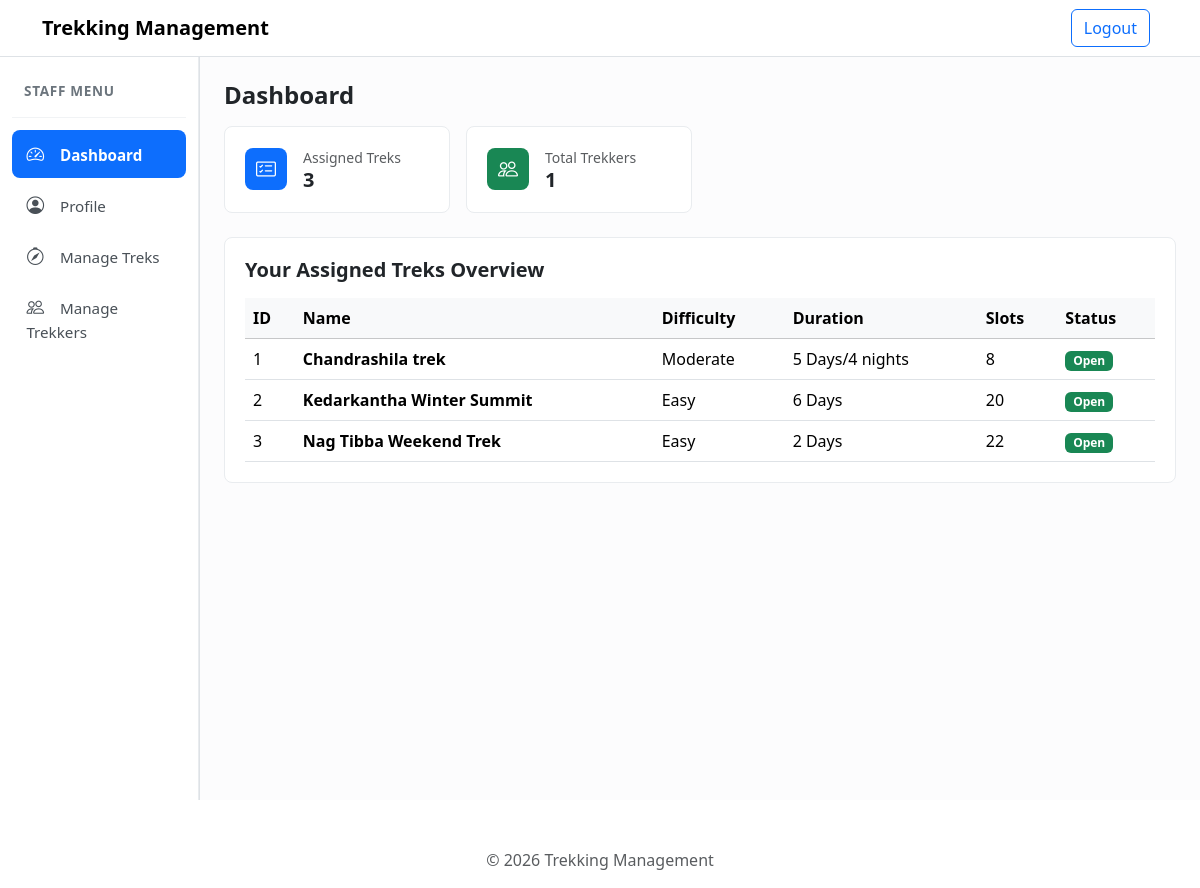
The page /staff-dashboard (signed in) on the database its author committed.
### models.py (models this page shows)
class trek(db.Model):
    id = db.Column(
        db.Integer,
        primary_key=True
    )
    name = db.Column(
        db.String(200),
        nullable=False
    )
    location = db.Column(
        db.String(200),
        nullable=True
    )
    difficulty = db.Column(
        db.String(200),
        nullable=False,
    )
    duration = db.Column(
        db.String(200),
    )
    available_slots = db.Column(
        db.Integer
    )
    assigned_staff_id = db.Column(
        db.Integer,
        db.ForeignKey('user.id'),
        nullable=True
    )
    assigned_staff = db.relationship(
        'User',
        foreign_keys=[assigned_staff_id],
        backref='assigned_treks'
    )
    status = db.Column(
        db.String(200)
    )
    bookings = db.relationship(
        'Booking',
        backref='trek'
    )

### app.py (the view)
@app.route('/staff-dashboard')
def staff_dashboard():
    if 'user_id' not in session:
        return redirect('/login')
    active_tab = request.args.get('tab', 'dashboard')
    user_id = session.get('user_id')
    current_user = User.query.get(user_id)
    assigned_treks = trek.query.filter(trek.assigned_staff_id == user_id).all()
    assigned_trek_ids = [t.id for t in assigned_treks]
    assigned_bookings = Booking.query.filter(Booking.trek_id.in_(assigned_trek_ids)).all()
    return render_template(
        'staff_dashboard.html',
        active_tab = active_tab,
        current_user = current_user,
        assigned_treks = assigned_treks,
        assinged_bookings = assigned_bookings
        )

### templates/staff_dashboard.html (shortened to what this page needs)
{% extends 'base.html' %}
{% block container %}
<div class="container-fluid px-0">
    <div class="row g-0">
        <div class="col-lg-2 col-md-3 border-end bg-white">
            <div class="sidebar-wrapper">
                <div class="sidebar-brand-title">
                    Staff Menu
                </div>
                <div class="sidebar-nav nav flex-column nav-pills" id="staff-tab" role="tablist">
                    <button class="nav-link {% if active_tab == 'dashboard' or not active_tab %}active{% endif %}"
                        id="tab-dashboard" data-bs-toggle="pill" data-bs-target="#content-dashboard" type="button"
                        role="tab"
                        aria-selected="{% if active_tab == 'dashboard' or not active_tab %}true{% else %}false{% endif %}">
                        <span><i class="bi bi-speedometer2"></i> Dashboard</span>
                    </button>
                    <button class="nav-link {% if active_tab == 'profile' %}active{% endif %}" id="tab-profile"
                        data-bs-toggle="pill" data-bs-target="#content-profile" type="button" role="tab"
                        aria-selected="{% if active_tab == 'profile' %}true{% else %}false{% endif %}">
                        <span><i class="bi bi-person-circle"></i> Profile</span>
                    </button>
                    <button
                        class="nav-link {% if active_tab == 'manage-treks' or active_tab == 'assigned-treks' %}active{% endif %}"
                        id="tab-manage-treks" data-bs-toggle="pill" data-bs-target="#content-manage-treks" type="button"
                        role="tab"
                        aria-selected="{% if active_tab == 'manage-treks' or active_tab == 'assigned-treks' %}true{% else %}false{% endif %}">
                        <span><i class="bi bi-compass"></i> Manage Treks</span>
                    </button>
                    <button class="nav-link {% if active_tab == 'manage-trekkers' %}active{% endif %}"
                        id="tab-manage-trekkers" data-bs-toggle="pill" data-bs-target="#content-manage-trekkers"
                        type="button" role="tab"
                        aria-selected="{% if active_tab == 'manage-trekkers' %}true{% else %}false{% endif %}">
                        <span><i class="bi bi-people"></i> Manage Trekkers</span>
                    </button>
                </div>
            </div>
        </div>
        <div class="col-lg-10 col-md-9 p-4 bg-light-subtle">
            <div class="tab-content" id="staff-tabContent">
                <div class="tab-pane fade {% if active_tab == 'dashboard' or not active_tab %}show active{% endif %}"
                    id="content-dashboard" role="tabpanel" aria-labelledby="tab-dashboard">
                    <h4 class="fw-bold mb-3">Dashboard</h4>
                    <div class="row g-3 mb-4">
                        <div class="col-sm-6 col-lg-3">
                            <div class="stat-card">
                                <div class="d-flex align-items-center">
                                    <div class="stat-icon bg-primary text-white me-3">
                                        <i class="bi bi-card-checklist"></i>
                                    </div>
                                    <div>
                                        <div class="text-muted small">Assigned Treks</div>
                                        <h5 class="fw-bold mb-0">{{ assigned_treks|length }}</h5>
                                    </div>
                                </div>
                            </div>
                        </div>
                        <div class="col-sm-6 col-lg-3">
                            <div class="stat-card">
                                <div class="d-flex align-items-center">
                                    <div class="stat-icon bg-success text-white me-3">
                                        <i class="bi bi-people"></i>
                                    </div>
                                    <div>
                                        <div class="text-muted small">Total Trekkers</div>
                                        <h5 class="fw-bold mb-0">{{ assinged_bookings|length }}</h5>
                                    </div>
                                </div>
                            </div>
                        </div>
                    </div>
                    <div class="card-panel">
                        <h5 class="fw-bold mb-3">Your Assigned Treks Overview</h5>
                        <div class="table-responsive">
                            <table class="table table-hover align-middle mb-0">
                                <thead class="table-light">
                                    <tr>
                                        <th>ID</th>
                                        <th>Name</th>
                                        <th>Difficulty</th>
                                        <th>Duration</th>
                                        <th>Slots</th>
                                        <th>Status</th>
                                    </tr>
                                </thead>
                                <tbody>
                                    {% if assigned_treks %}
                                    {% for trek in assigned_treks %}
                                    <tr>
                                        <td>{{ loop.index }}</td>
                                        <td class="fw-semibold">{{ trek.name }}</td>
                                        <td>{{ trek.difficulty }}</td>
                                        <td>{{ trek.duration }}</td>
                                        <td>{{ trek.available_slots }}</td>
                                        <td>
                                            {% if trek.status == 'Open' or trek.status == 'Active' %}
                                            <span class="badge bg-success">Open</span>
                                            {% elif trek.status == 'Started' %}
                                            <span class="badge bg-primary">Started</span>
                                            {% elif trek.status == 'Ongoing' %}
                                            <span class="badge bg-info text-dark">Ongoing</span>
                                            {% elif trek.status == 'Completed' %}
                                            <span class="badge bg-secondary">Completed</span>
                                            {% else %}
                                            <span class="badge bg-danger">Closed</span>
                                            {% endif %}
                                        </td>
                                    </tr>
                                    {% endfor %}
                                    {% else %}
                                    <tr>
                                        <td colspan="6" class="text-center text-muted py-3">No assigned treks to display
                                        </td>
                                    </tr>
                                    {% endif %}
                                </tbody>
                            </table>
                        </div>
                    </div>
                </div>
            </div>
        </div>
    </div>
</div>
{% endblock %}

### static/css/style.css (style rules this page uses)
.sidebar-wrapper { min-height: calc(100vh - 57px); background-color: #ffffff; border-right: 1px solid #e9ecef; padding: 1rem 0.75rem; }
.sidebar-brand-title { padding: 0.5rem 0.75rem 1rem; font-size: 0.85rem; font-weight: 700; text-transform: uppercase; letter-spacing: 0.05em; color: #6c757d; border-bottom: 1px solid #f1f3f5; margin-bottom: 0.75rem; }
.sidebar-nav .nav-link { color: #495057; font-size: 0.95rem; font-weight: 500; padding: 0.65rem 0.9rem; border-radius: 0.5rem; margin-bottom: 0.25rem; display: flex; align-items: center; justify-content: space-between; transition: all 0.15s ease-in-out; text-decoration: none; border: none; background: transparent; width: 100%; text-align: left; }
.sidebar-nav .nav-link i { font-size: 1.1rem; margin-right: 0.75rem; }
.sidebar-nav .nav-link.active { color: #ffffff; background-color: #0d6efd; font-weight: 600; }
.sidebar-nav .nav-link.active i { color: #ffffff; }
.stat-card { background-color: #ffffff; border: 1px solid #e9ecef; border-radius: 0.5rem; padding: 1.25rem; }
.stat-icon { width: 42px; height: 42px; border-radius: 0.5rem; display: flex; align-items: center; justify-content: center; font-size: 1.25rem; }
.card-panel { background: #ffffff; border: 1px solid #e9ecef; border-radius: 0.5rem; padding: 1.25rem; }

### rows shown on the page
trek: name "Chandrashila trek", difficulty "Moderate", duration "5 Days/4 nights", available_slots "8", status "Open"
trek: name "Kedarkantha Winter Summit", difficulty "Easy", duration "6 Days", available_slots "20", status "Open"
trek: name "Nag Tibba Weekend Trek", difficulty "Easy", duration "2 Days", available_slots "22", status "Open"

### other values the page prints
{{ assigned_treks|length }} "3"
{{ assinged_bookings|length }} "1"
